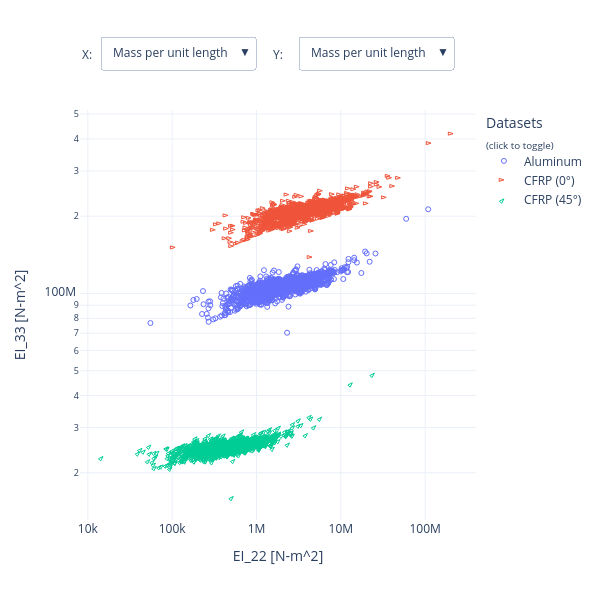

Notebook cell for this chart:
### Code cell
#| label: fig-airfoil-cs-plot
#| fig-cap: Beam properties for different airfoils and materials. The user can select which properties to plot on the x and y axes using the dropdown menus, and toggle datasets on/off by clicking legend entries.

cols = [
    "mu",
    "ea", "ga22", "ga33", "gj", "ei22", "ei33",
    "cmp12r", "cmp13r", "cmp14r", "cmp15r", "cmp16r",
    "cmp23r", "cmp24r", "cmp25r", "cmp26r",
    "cmp34r", "cmp35r", "cmp36r",
    "cmp45r", "cmp46r",
    "cmp56r",
    "tc2", "tc3", "sc2", "sc3"
    ]
log_cols = {"ea", "ga22", "ga33", "gj", "ei22", "ei33"}
cmp_cols = {c for c in cols if c.startswith("cmp")}
axis_names = {
    "mu":   "Mass per unit length",
    "ea":   "EA",
    "ga22": "GA_22",
    "ga33": "GA_33",
    "gj":   "GJ",
    "ei22": "EI_22",
    "ei33": "EI_33",
    "cmp12r": "S_12",
    "cmp13r": "S_13",
    "cmp23r": "S_23",
    "cmp14r": "S_14",
    "cmp15r": "S_15",
    "cmp16r": "S_16",
    "cmp24r": "S_24",
    "cmp25r": "S_25",
    "cmp26r": "S_26",
    "cmp34r": "S_34",
    "cmp35r": "S_35",
    "cmp36r": "S_36",
    "cmp45r": "S_45",
    "cmp46r": "S_46",
    "cmp56r": "S_56",
    "tc2":  "Tension center x_2",
    "tc3":  "Tension center x_3",
    "sc2":  "Shear center x_2",
    "sc3":  "Shear center x_3",
}
axis_units = {
    "mu":   "kg/m",
    "ea":   "N",
    "ga22": "N",
    "ga33": "N",
    "gj":   "N-m^2",
    "ei22": "N-m^2",
    "ei33": "N-m^2",
    "cmp12r": "1/N",
    "cmp13r": "1/N",
    "cmp23r": "1/N",
    "cmp14r": "1/(N-m)",
    "cmp15r": "1/(N-m)",
    "cmp16r": "1/(N-m)",
    "cmp24r": "1/(N-m)",
    "cmp25r": "1/(N-m)",
    "cmp26r": "1/(N-m)",
    "cmp34r": "1/(N-m)",
    "cmp35r": "1/(N-m)",
    "cmp36r": "1/(N-m)",
    "cmp45r": "1/(N-m^2)",
    "cmp46r": "1/(N-m^2)",
    "cmp56r": "1/(N-m^2)",
    "tc2":  "m",
    "tc3":  "m",
    "sc2":  "m",
    "sc3":  "m",
}
def title_of(c):
    return f"{axis_names.get(c, c.upper())} [{axis_units.get(c, '')}]"

def scale_of(c):
    if c in log_cols:
        return "log"
    if c in cmp_cols:
        return "symlog"
    return "linear"

def symlog_linthresh(c):
    values = np.concatenate([df[c].to_numpy(dtype=float) for df in datasets.values()])
    values = np.abs(values[np.isfinite(values)])
    values = values[values > 0]
    if values.size == 0:
        return 1.0
    return float(10 ** np.floor(np.log10(np.quantile(values, 0.1))))

def symlog_transform(values, linthresh):
    values = np.asarray(values, dtype=float)
    return np.sign(values) * np.log10(1 + np.abs(values) / linthresh)

def format_tick(v):
    if v == 0:
        return "0"
    if 1e-3 <= abs(v) < 1e3:
        return f"{v:g}"
    return f"{v:.0e}".replace("e+0", "e").replace("e-0", "e-")

def plot_values(df, c):
    values = df[c].to_numpy(dtype=float)
    if c in cmp_cols:
        return symlog_transform(values, symlog_linthresh(c))
    return values

def axis_layout_for(c):
    if c in log_cols:
        return {"type": "log", "tickmode": "auto", "tickvals": None, "ticktext": None}
    if c in cmp_cols:
        # Plotly has no native symlog axis, so cmp* columns are drawn on a linear axis with symlog-transformed values and custom ticks.
        linthresh = symlog_linthresh(c)
        values = np.concatenate([df[c].to_numpy(dtype=float) for df in datasets.values()])
        values = np.abs(values[np.isfinite(values)])
        max_abs = float(values.max()) if values.size else linthresh
        min_exp = int(np.floor(np.log10(linthresh)))
        max_exp = int(np.ceil(np.log10(max_abs))) if max_abs > 0 else min_exp
        tick_values = {0.0}
        for exp in range(min_exp, max_exp + 1):
            tick = 10.0 ** exp
            if tick <= max_abs * 1.05:
                tick_values.update((-tick, tick))
        tick_values = sorted(tick_values)
        return {
            "type": "linear",
            "tickmode": "array",
            "tickvals": symlog_transform(tick_values, linthresh).tolist(),
            "ticktext": [format_tick(v) for v in tick_values],
        }
    return {"type": "linear", "tickmode": "auto", "tickvals": None, "ticktext": None}

def axis_update_args(axis, c):
    layout_updates = {f"{axis}axis.title.text": title_of(c)}
    layout_updates.update({f"{axis}axis.{k}": v for k, v in axis_layout_for(c).items()})
    return [
        {axis: [plot_values(df, c) for df in datasets.values()]},
        layout_updates,
    ]

datasets = {
    "al_001":      df_skin_al_001,
    "cfrp_001":    df_skin_cfrp_001,
    "cfrp_001_45": df_skin_cfrp_001_45,
    # "cfrp_001_90": df_skin_cfrp_001_90,
}
dataset_names = {
    "al_001":      "Aluminum",
    "cfrp_001":    "CFRP (0°)",
    "cfrp_001_45": "CFRP (45°)",
    # "cfrp_001_90": "CFRP (90°)",
}
dataset_markers = {
    "al_001":      "circle-open",
    "cfrp_001":    "arrow-open",
    "cfrp_001_45": "arrow-open",
    # "cfrp_001_90": "arrow-open",
}
dataset_marker_angles = {
    "al_001": 0,
    "cfrp_001": 0,
    "cfrp_001_45": 45,
    # "cfrp_001_90": 90,
}

x0, y0 = "ei22", "ei33"

fig = go.Figure()
for name, df in datasets.items():
    fig.add_trace(
        go.Scatter(
            x=plot_values(df, x0),
            y=plot_values(df, y0),
            mode="markers",
            marker=dict(
                symbol=dataset_markers[name],
                size=5,
                angle=-1 * dataset_marker_angles[name] + 90,  # rotate markers to match fiber angle
                ),
            name=dataset_names[name],
            text=df["airfoil_name"],
            hovertemplate=f"<b>{dataset_names[name]}</b><br>%{{text}}<br>x=%{{x}}<br>y=%{{y}}<extra></extra>",
        )
    )

def axis_buttons(axis):
    return [
        dict(
            method="update",
            label=axis_names.get(c, c.upper()),
            args=axis_update_args(axis, c),
        )
        for c in cols
    ]

fig.update_layout(
    template="plotly_white",
    height=600,
    width=600,
    xaxis=dict(title=dict(text=title_of(x0)), **axis_layout_for(x0)),
    yaxis=dict(title=dict(text=title_of(y0)), **axis_layout_for(y0)),
    margin=dict(t=110),
    legend=dict(title=dict(text="Datasets<br><sub>(click to toggle)</sub>")),
    updatemenus=[
        dict(buttons=axis_buttons("x"), x=0.05, xanchor="left",
             y=1.18, yanchor="top", showactive=True),
        dict(buttons=axis_buttons("y"), x=0.55, xanchor="left",
             y=1.18, yanchor="top", showactive=True),
    ],
    annotations=[
        dict(text="X:", x=0.0,  y=1.16, xref="paper", yref="paper", showarrow=False),
        dict(text="Y:", x=0.5, y=1.16, xref="paper", yref="paper", showarrow=False),
    ],
)

fig.show()
# display(HTML(fig.to_html(full_html=False, include_plotlyjs="cdn", include_mathjax="cdn")))

### Figure 1 — Plotly figure (JSON) as saved in the notebook; plotly's stock layout.template omitted (floating-point values rounded to 4 significant figures; data arrays with more than 128 entries replaced by an {"elided": "..."} marker saying what was removed)
{"data": [{"hovertemplate": "<b>Aluminum</b><br>%{text}<br>x=%{x}<br>y=%{y}<extra></extra>", "marker": {"angle": 90, "size": 5, "symbol": "circle-open"}, "mode": "markers", "name": "Aluminum", "text": {"elided": "1421 str values"}, "type": "scatter", "x": {"elided": "1421 float values"}, "y": {"elided": "1421 float values"}}, {"hovertemplate": "<b>CFRP (0°)</b><br>%{text}<br>x=%{x}<br>y=%{y}<extra></extra>", "marker": {"angle": 90, "size": 5, "symbol": "arrow-open"}, "mode": "markers", "name": "CFRP (0°)", "text": {"elided": "1421 str values"}, "type": "scatter", "x": {"elided": "1421 float values"}, "y": {"elided": "1421 float values"}}, {"hovertemplate": "<b>CFRP (45°)</b><br>%{text}<br>x=%{x}<br>y=%{y}<extra></extra>", "marker": {"angle": 45, "size": 5, "symbol": "arrow-open"}, "mode": "markers", "name": "CFRP (45°)", "text": {"elided": "1421 str values"}, "type": "scatter", "x": {"elided": "1421 float values"}, "y": {"elided": "1421 float values"}}], "layout": {"annotations": [{"showarrow": false, "text": "X:", "x": 0, "xref": "paper", "y": 1.16, "yref": "paper"}, {"showarrow": false, "text": "Y:", "x": 0.5, "xref": "paper", "y": 1.16, "yref": "paper"}], "height": 600, "legend": {"title": {"text": "Datasets<br><sub>(click to toggle)</sub>"}}, "margin": {"t": 110}, "updatemenus": [{"buttons": [{"args": [{"x": {"elided": "3x1421 float values"}}, {"xaxis.tickmode": "auto", "xaxis.ticktext": null, "xaxis.tickvals": null, "xaxis.title.text": "Mass per unit length [kg/m]", "xaxis.type": "linear"}], "label": "Mass per unit length", "method": "update"}, {"args": [{"x": {"elided": "3x1421 float values"}}, {"xaxis.tickmode": "auto", "xaxis.ticktext": null, "xaxis.tickvals": null, "xaxis.title.text": "EA [N]", "xaxis.type": "log"}], "label": "EA", "method": "update"}, {"args": [{"x": {"elided": "3x1421 float values"}}, {"xaxis.tickmode": "auto", "xaxis.ticktext": null, "xaxis.tickvals": null, "xaxis.title.text": "GA_22 [N]", "xaxis.type": "log"}], "label": "GA_22", "method": "update"}, {"args": [{"x": {"elided": "3x1421 float values"}}, {"xaxis.tickmode": "auto", "xaxis.ticktext": null, "xaxis.tickvals": null, "xaxis.title.text": "GA_33 [N]", "xaxis.type": "log"}], "label": "GA_33", "method": "update"}, {"args": [{"x": {"elided": "3x1421 float values"}}, {"xaxis.tickmode": "auto", "xaxis.ticktext": null, "xaxis.tickvals": null, "xaxis.title.text": "GJ [N-m^2]", "xaxis.type": "log"}], "label": "GJ", "method": "update"}, {"args": [{"x": {"elided": "3x1421 float values"}}, {"xaxis.tickmode": "auto", "xaxis.ticktext": null, "xaxis.tickvals": null, "xaxis.title.text": "EI_22 [N-m^2]", "xaxis.type": "log"}], "label": "EI_22", "method": "update"}, {"args": [{"x": {"elided": "3x1421 float values"}}, {"xaxis.tickmode": "auto", "xaxis.ticktext": null, "xaxis.tickvals": null, "xaxis.title.text": "EI_33 [N-m^2]", "xaxis.type": "log"}], "label": "EI_33", "method": "update"}, {"args": [{"x": {"elided": "3x1421 float values"}}, {"xaxis.tickmode": "array", "xaxis.ticktext": ["-1e-9", "-1e-10", "-1e-11", "0", "1e-11", "1e-10", "1e-9"], "xaxis.tickvals": [-2.004, -1.041, -0.301, 0, 0.301, 1.041, 2.004], "xaxis.title.text": "S_12 [1/N]", "xaxis.type": "linear"}], "label": "S_12", "method": "update"}, {"args": [{"x": {"elided": "3x1421 float values"}}, {"xaxis.tickmode": "array", "xaxis.ticktext": ["-1e-8", "-1e-9", "0", "1e-9", "1e-8"], "xaxis.tickvals": [-1.041, -0.301, 0, 0.301, 1.041], "xaxis.title.text": "S_13 [1/N]", "xaxis.type": "linear"}], "label": "S_13", "method": "update"}, {"args": [{"x": {"elided": "3x1421 float values"}}, {"xaxis.tickmode": "array", "xaxis.ticktext": ["-1e-7", "-1e-8", "0", "1e-8", "1e-7"], "xaxis.tickvals": [-1.041, -0.301, 0, 0.301, 1.041], "xaxis.title.text": "S_14 [1/(N-m)]", "xaxis.type": "linear"}], "label": "S_14", "method": "update"}, {"args": [{"x": {"elided": "3x1421 float values"}}, {"xaxis.tickmode": "array", "xaxis.ticktext": ["-1e-7", "-1e-8", "-1e-9", "-1e-10", "0", "1e-10", "1e-9", "1e-8", "1e-7"], "xaxis.tickvals": [-3.0, -2.004, -1.041, -0.301, 0, 0.301, 1.041, 2.004, 3.0], "xaxis.title.text": "S_15 [1/(N-m)]", "xaxis.type": "linear"}], "label": "S_15", "method": "update"}, {"args": [{"x": {"elided": "3x1421 float values"}}, {"xaxis.tickmode": "array", "xaxis.ticktext": ["-1e-8", "-1e-9", "0", "1e-9", "1e-8"], "xaxis.tickvals": [-1.041, -0.301, 0, 0.301, 1.041], "xaxis.title.text": "S_16 [1/(N-m)]", "xaxis.type": "linear"}], "label": "S_16", "method": "update"}, {"args": [{"x": {"elided": "3x1421 float values"}}, {"xaxis.tickmode": "array", "xaxis.ticktext": ["-1e-7", "-1e-8", "-1e-9", "-1e-10", "-1e-11", "0", "1e-11", "1e-10", "1e-9", "1e-8", "1e-7"], "xaxis.tickvals": [-4.0, -3.0, -2.004, -1.041, -0.301, 0, 0.301, 1.041, 2.004, 3.0, 4.0], "xaxis.title.text": "S_23 [1/N]", "xaxis.type": "linear"}], "label": "S_23", "method": "update"}, {"args": [{"x": {"elided": "3x1421 float values"}}, {"xaxis.tickmode": "array", "xaxis.ticktext": ["-1e-6", "-1e-7", "-1e-8", "-1e-9", "-1e-10", "0", "1e-10", "1e-9", "1e-8", "1e-7", "1e-6"], "xaxis.tickvals": [-4.0, -3.0, -2.004, -1.041, -0.301, 0, 0.301, 1.041, 2.004, 3.0, 4.0], "xaxis.title.text": "S_24 [1/(N-m)]", "xaxis.type": "linear"}], "label": "S_24", "method": "update"}, {"args": [{"x": {"elided": "3x1421 float values"}}, {"xaxis.tickmode": "array", "xaxis.ticktext": ["-1e-7", "-1e-8", "0", "1e-8", "1e-7"], "xaxis.tickvals": [-1.041, -0.301, 0, 0.301, 1.041], "xaxis.title.text": "S_25 [1/(N-m)]", "xaxis.type": "linear"}], "label": "S_25", "method": "update"}, {"args": [{"x": {"elided": "3x1421 float values"}}, {"xaxis.tickmode": "array", "xaxis.ticktext": ["-1e-9", "-1e-10", "-1e-11", "-1e-12", "0", "1e-12", "1e-11", "1e-10", "1e-9"], "xaxis.tickvals": [-3.0, -2.004, -1.041, -0.301, 0, 0.301, 1.041, 2.004, 3.0], "xaxis.title.text": "S_26 [1/(N-m)]", "xaxis.type": "linear"}], "label": "S_26", "method": "update"}, {"args": [{"x": {"elided": "3x1421 float values"}}, {"xaxis.tickmode": "array", "xaxis.ticktext": ["-1e-5", "-1e-6", "-1e-7", "-1e-8", "-1e-9", "0", "1e-9", "1e-8", "1e-7", "1e-6", "1e-5"], "xaxis.tickvals": [-4.0, -3.0, -2.004, -1.041, -0.301, 0, 0.301, 1.041, 2.004, 3.0, 4.0], "xaxis.title.text": "S_34 [1/(N-m)]", "xaxis.type": "linear"}], "label": "S_34", "method": "update"}, {"args": [{"x": {"elided": "3x1421 float values"}}, {"xaxis.tickmode": "array", "xaxis.ticktext": ["-1e-7", "-1e-8", "-1e-9", "-1e-10", "-1e-11", "0", "1e-11", "1e-10", "1e-9", "1e-8", "1e-7"], "xaxis.tickvals": [-4.0, -3.0, -2.004, -1.041, -0.301, 0, 0.301, 1.041, 2.004, 3.0, 4.0], "xaxis.title.text": "S_35 [1/(N-m)]", "xaxis.type": "linear"}], "label": "S_35", "method": "update"}, {"args": [{"x": {"elided": "3x1421 float values"}}, {"xaxis.tickmode": "array", "xaxis.ticktext": ["-1e-7", "-1e-8", "0", "1e-8", "1e-7"], "xaxis.tickvals": [-1.041, -0.301, 0, 0.301, 1.041], "xaxis.title.text": "S_36 [1/(N-m)]", "xaxis.type": "linear"}], "label": "S_36", "method": "update"}, {"args": [{"x": {"elided": "3x1421 float values"}}, {"xaxis.tickmode": "array", "xaxis.ticktext": ["-1e-6", "-1e-7", "-1e-8", "-1e-9", "-1e-10", "-1e-11", "0", "1e-11", "1e-10", "1e-9", "1e-8", "1e-7", "1e-6"], "xaxis.tickvals": [-5.0, -4.0, -3.0, -2.004, -1.041, -0.301, 0, 0.301, 1.041, 2.004, 3.0, 4.0, 5.0], "xaxis.title.text": "S_45 [1/(N-m^2)]", "xaxis.type": "linear"}], "label": "S_45", "method": "update"}, {"args": [{"x": {"elided": "3x1421 float values"}}, {"xaxis.tickmode": "array", "xaxis.ticktext": ["-1e-8", "-1e-9", "0", "1e-9", "1e-8"], "xaxis.tickvals": [-1.041, -0.301, 0, 0.301, 1.041], "xaxis.title.text": "S_46 [1/(N-m^2)]", "xaxis.type": "linear"}], "label": "S_46", "method": "update"}, {"args": [{"x": {"elided": "3x1421 float values"}}, {"xaxis.tickmode": "array", "xaxis.ticktext": ["-1e-7", "-1e-8", "-1e-9", "-1e-10", "-1e-11", "0", "1e-11", "1e-10", "1e-9", "1e-8", "1e-7"], "xaxis.tickvals": [-4.0, -3.0, -2.004, -1.041, -0.301, 0, 0.301, 1.041, 2.004, 3.0, 4.0], "xaxis.title.text": "S_56 [1/(N-m^2)]", "xaxis.type": "linear"}], "label": "S_56", "method": "update"}, {"args": [{"x": {"elided": "3x1421 float values"}}, {"xaxis.tickmode": "auto", "xaxis.ticktext": null, "xaxis.tickvals": null, "xaxis.title.text": "Tension center x_2 [m]", "xaxis.type": "linear"}], "label": "Tension center x_2", "method": "update"}, {"args": [{"x": {"elided": "3x1421 float values"}}, {"xaxis.tickmode": "auto", "xaxis.ticktext": null, "xaxis.tickvals": null, "xaxis.title.text": "Tension center x_3 [m]", "xaxis.type": "linear"}], "label": "Tension center x_3", "method": "update"}, {"args": [{"x": {"elided": "3x1421 float values"}}, {"xaxis.tickmode": "auto", "xaxis.ticktext": null, "xaxis.tickvals": null, "xaxis.title.text": "Shear center x_2 [m]", "xaxis.type": "linear"}], "label": "Shear center x_2", "method": "update"}, {"args": [{"x": {"elided": "3x1421 float values"}}, {"xaxis.tickmode": "auto", "xaxis.ticktext": null, "xaxis.tickvals": null, "xaxis.title.text": "Shear center x_3 [m]", "xaxis.type": "linear"}], "label": "Shear center x_3", "method": "update"}], "showactive": true, "x": 0.05, "xanchor": "left", "y": 1.18, "yanchor": "top"}, {"buttons": [{"args": [{"y": {"elided": "3x1421 float values"}}, {"yaxis.tickmode": "auto", "yaxis.ticktext": null, "yaxis.tickvals": null, "yaxis.title.text": "Mass per unit length [kg/m]", "yaxis.type": "linear"}], "label": "Mass per unit length", "method": "update"}, {"args": [{"y": {"elided": "3x1421 float values"}}, {"yaxis.tickmode": "auto", "yaxis.ticktext": null, "yaxis.tickvals": null, "yaxis.title.text": "EA [N]", "yaxis.type": "log"}], "label": "EA", "method": "update"}, {"args": [{"y": {"elided": "3x1421 float values"}}, {"yaxis.tickmode": "auto", "yaxis.ticktext": null, "yaxis.tickvals": null, "yaxis.title.text": "GA_22 [N]", "yaxis.type": "log"}], "label": "GA_22", "method": "update"}, {"args": [{"y": {"elided": "3x1421 float values"}}, {"yaxis.tickmode": "auto", "yaxis.ticktext": null, "yaxis.tickvals": null, "yaxis.title.text": "GA_33 [N]", "yaxis.type": "log"}], "label": "GA_33", "method": "update"}, {"args": [{"y": {"elided": "3x1421 float values"}}, {"yaxis.tickmode": "auto", "yaxis.ticktext": null, "yaxis.tickvals": null, "yaxis.title.text": "GJ [N-m^2]", "yaxis.type": "log"}], "label": "GJ", "method": "update"}, {"args": [{"y": {"elided": "3x1421 float values"}}, {"yaxis.tickmode": "auto", "yaxis.ticktext": null, "yaxis.tickvals": null, "yaxis.title.text": "EI_22 [N-m^2]", "yaxis.type": "log"}], "label": "EI_22", "method": "update"}, {"args": [{"y": {"elided": "3x1421 float values"}}, {"yaxis.tickmode": "auto", "yaxis.ticktext": null, "yaxis.tickvals": null, "yaxis.title.text": "EI_33 [N-m^2]", "yaxis.type": "log"}], "label": "EI_33", "method": "update"}, {"args": [{"y": {"elided": "3x1421 float values"}}, {"yaxis.tickmode": "array", "yaxis.ticktext": ["-1e-9", "-1e-10", "-1e-11", "0", "1e-11", "1e-10", "1e-9"], "yaxis.tickvals": [-2.004, -1.041, -0.301, 0, 0.301, 1.041, 2.004], "yaxis.title.text": "S_12 [1/N]", "yaxis.type": "linear"}], "label": "S_12", "method": "update"}, {"args": [{"y": {"elided": "3x1421 float values"}}, {"yaxis.tickmode": "array", "yaxis.ticktext": ["-1e-8", "-1e-9", "0", "1e-9", "1e-8"], "yaxis.tickvals": [-1.041, -0.301, 0, 0.301, 1.041], "yaxis.title.text": "S_13 [1/N]", "yaxis.type": "linear"}], "label": "S_13", "method": "update"}, {"args": [{"y": {"elided": "3x1421 float values"}}, {"yaxis.tickmode": "array", "yaxis.ticktext": ["-1e-7", "-1e-8", "0", "1e-8", "1e-7"], "yaxis.tickvals": [-1.041, -0.301, 0, 0.301, 1.041], "yaxis.title.text": "S_14 [1/(N-m)]", "yaxis.type": "linear"}], "label": "S_14", "method": "update"}, {"args": [{"y": {"elided": "3x1421 float values"}}, {"yaxis.tickmode": "array", "yaxis.ticktext": ["-1e-7", "-1e-8", "-1e-9", "-1e-10", "0", "1e-10", "1e-9", "1e-8", "1e-7"], "yaxis.tickvals": [-3.0, -2.004, -1.041, -0.301, 0, 0.301, 1.041, 2.004, 3.0], "yaxis.title.text": "S_15 [1/(N-m)]", "yaxis.type": "linear"}], "label": "S_15", "method": "update"}, {"args": [{"y": {"elided": "3x1421 float values"}}, {"yaxis.tickmode": "array", "yaxis.ticktext": ["-1e-8", "-1e-9", "0", "1e-9", "1e-8"], "yaxis.tickvals": [-1.041, -0.301, 0, 0.301, 1.041], "yaxis.title.text": "S_16 [1/(N-m)]", "yaxis.type": "linear"}], "label": "S_16", "method": "update"}, {"args": [{"y": {"elided": "3x1421 float values"}}, {"yaxis.tickmode": "array", "yaxis.ticktext": ["-1e-7", "-1e-8", "-1e-9", "-1e-10", "-1e-11", "0", "1e-11", "1e-10", "1e-9", "1e-8", "1e-7"], "yaxis.tickvals": [-4.0, -3.0, -2.004, -1.041, -0.301, 0, 0.301, 1.041, 2.004, 3.0, 4.0], "yaxis.title.text": "S_23 [1/N]", "yaxis.type": "linear"}], "label": "S_23", "method": "update"}, {"args": [{"y": {"elided": "3x1421 float values"}}, {"yaxis.tickmode": "array", "yaxis.ticktext": ["-1e-6", "-1e-7", "-1e-8", "-1e-9", "-1e-10", "0", "1e-10", "1e-9", "1e-8", "1e-7", "1e-6"], "yaxis.tickvals": [-4.0, -3.0, -2.004, -1.041, -0.301, 0, 0.301, 1.041, 2.004, 3.0, 4.0], "yaxis.title.text": "S_24 [1/(N-m)]", "yaxis.type": "linear"}], "label": "S_24", "method": "update"}, {"args": [{"y": {"elided": "3x1421 float values"}}, {"yaxis.tickmode": "array", "yaxis.ticktext": ["-1e-7", "-1e-8", "0", "1e-8", "1e-7"], "yaxis.tickvals": [-1.041, -0.301, 0, 0.301, 1.041], "yaxis.title.text": "S_25 [1/(N-m)]", "yaxis.type": "linear"}], "label": "S_25", "method": "update"}, {"args": [{"y": {"elided": "3x1421 float values"}}, {"yaxis.tickmode": "array", "yaxis.ticktext": ["-1e-9", "-1e-10", "-1e-11", "-1e-12", "0", "1e-12", "1e-11", "1e-10", "1e-9"], "yaxis.tickvals": [-3.0, -2.004, -1.041, -0.301, 0, 0.301, 1.041, 2.004, 3.0], "yaxis.title.text": "S_26 [1/(N-m)]", "yaxis.type": "linear"}], "label": "S_26", "method": "update"}, {"args": [{"y": {"elided": "3x1421 float values"}}, {"yaxis.tickmode": "array", "yaxis.ticktext": ["-1e-5", "-1e-6", "-1e-7", "-1e-8", "-1e-9", "0", "1e-9", "1e-8", "1e-7", "1e-6", "1e-5"], "yaxis.tickvals": [-4.0, -3.0, -2.004, -1.041, -0.301, 0, 0.301, 1.041, 2.004, 3.0, 4.0], "yaxis.title.text": "S_34 [1/(N-m)]", "yaxis.type": "linear"}], "label": "S_34", "method": "update"}, {"args": [{"y": {"elided": "3x1421 float values"}}, {"yaxis.tickmode": "array", "yaxis.ticktext": ["-1e-7", "-1e-8", "-1e-9", "-1e-10", "-1e-11", "0", "1e-11", "1e-10", "1e-9", "1e-8", "1e-7"], "yaxis.tickvals": [-4.0, -3.0, -2.004, -1.041, -0.301, 0, 0.301, 1.041, 2.004, 3.0, 4.0], "yaxis.title.text": "S_35 [1/(N-m)]", "yaxis.type": "linear"}], "label": "S_35", "method": "update"}, {"args": [{"y": {"elided": "3x1421 float values"}}, {"yaxis.tickmode": "array", "yaxis.ticktext": ["-1e-7", "-1e-8", "0", "1e-8", "1e-7"], "yaxis.tickvals": [-1.041, -0.301, 0, 0.301, 1.041], "yaxis.title.text": "S_36 [1/(N-m)]", "yaxis.type": "linear"}], "label": "S_36", "method": "update"}, {"args": [{"y": {"elided": "3x1421 float values"}}, {"yaxis.tickmode": "array", "yaxis.ticktext": ["-1e-6", "-1e-7", "-1e-8", "-1e-9", "-1e-10", "-1e-11", "0", "1e-11", "1e-10", "1e-9", "1e-8", "1e-7", "1e-6"], "yaxis.tickvals": [-5.0, -4.0, -3.0, -2.004, -1.041, -0.301, 0, 0.301, 1.041, 2.004, 3.0, 4.0, 5.0], "yaxis.title.text": "S_45 [1/(N-m^2)]", "yaxis.type": "linear"}], "label": "S_45", "method": "update"}, {"args": [{"y": {"elided": "3x1421 float values"}}, {"yaxis.tickmode": "array", "yaxis.ticktext": ["-1e-8", "-1e-9", "0", "1e-9", "1e-8"], "yaxis.tickvals": [-1.041, -0.301, 0, 0.301, 1.041], "yaxis.title.text": "S_46 [1/(N-m^2)]", "yaxis.type": "linear"}], "label": "S_46", "method": "update"}, {"args": [{"y": {"elided": "3x1421 float values"}}, {"yaxis.tickmode": "array", "yaxis.ticktext": ["-1e-7", "-1e-8", "-1e-9", "-1e-10", "-1e-11", "0", "1e-11", "1e-10", "1e-9", "1e-8", "1e-7"], "yaxis.tickvals": [-4.0, -3.0, -2.004, -1.041, -0.301, 0, 0.301, 1.041, 2.004, 3.0, 4.0], "yaxis.title.text": "S_56 [1/(N-m^2)]", "yaxis.type": "linear"}], "label": "S_56", "method": "update"}, {"args": [{"y": {"elided": "3x1421 float values"}}, {"yaxis.tickmode": "auto", "yaxis.ticktext": null, "yaxis.tickvals": null, "yaxis.title.text": "Tension center x_2 [m]", "yaxis.type": "linear"}], "label": "Tension center x_2", "method": "update"}, {"args": [{"y": {"elided": "3x1421 float values"}}, {"yaxis.tickmode": "auto", "yaxis.ticktext": null, "yaxis.tickvals": null, "yaxis.title.text": "Tension center x_3 [m]", "yaxis.type": "linear"}], "label": "Tension center x_3", "method": "update"}, {"args": [{"y": {"elided": "3x1421 float values"}}, {"yaxis.tickmode": "auto", "yaxis.ticktext": null, "yaxis.tickvals": null, "yaxis.title.text": "Shear center x_2 [m]", "yaxis.type": "linear"}], "label": "Shear center x_2", "method": "update"}, {"args": [{"y": {"elided": "3x1421 float values"}}, {"yaxis.tickmode": "auto", "yaxis.ticktext": null, "yaxis.tickvals": null, "yaxis.title.text": "Shear center x_3 [m]", "yaxis.type": "linear"}], "label": "Shear center x_3", "method": "update"}], "showactive": true, "x": 0.55, "xanchor": "left", "y": 1.18, "yanchor": "top"}], "width": 600, "xaxis": {"tickmode": "auto", "title": {"text": "EI_22 [N-m^2]"}, "type": "log"}, "yaxis": {"tickmode": "auto", "title": {"text": "EI_33 [N-m^2]"}, "type": "log"}}}
